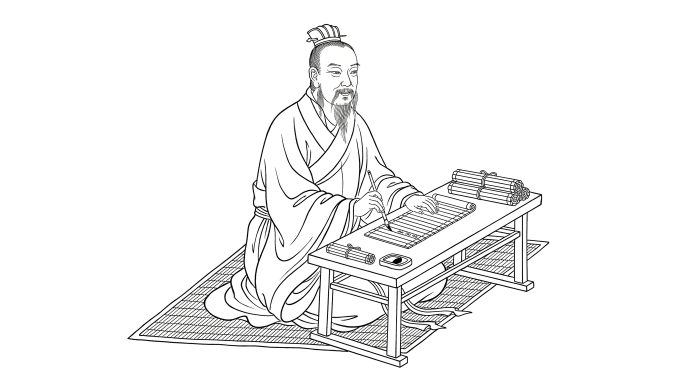
#> input picture xue/assets/portrait/xushen_a.jpg, 1376 x 768 px, found by its file name (shown at 1/2 size)
$ python build_portrait.py ../../../xue/assets/portrait/xushen_a.jpg
#> lines starting #> are read from the running program, lines starting #| are printed output that depends on the picture; after the words box and inside, x2 and y2 are one past the last pixel; in counts of white or black regions, pixels touching at a corner belong together
"""Portrait de Xu Shen (scène 5) → src/portrait.js : encre vectorisée + traits ordonnés pour le tracer à l'animation.
Source : assets/portrait/xushen_a.jpg (白描 généré, portrait imaginé).
- encre : potrace sur l'image agrandie ×2 (un seul tracé, rempli à la fin de chaque image) ;
- traits : squelette de l'encre coupé aux croisements ; chaque tronçon devient une polyligne avec sa largeur,
  qui dévoile l'encre sous elle à mesure qu'elle avance ;
- ordre du peintre : tête (bonnet, visage, barbe) → robe → mains et pinceau → table et lattes → natte,
  et dans chaque zone, de proche en proche (le pinceau part du bout le plus proche de là où il s'est levé).
python3 tools/build_portrait.py [--debug]   (--debug : out/preview/portrait_zones.png, zones en couleurs)"""
import json, sys
import numpy as np, potrace
from PIL import Image, ImageDraw
from scipy import ndimage
from skimage.morphology import skeletonize

SRC = 'assets/portrait/xushen_a.jpg'
UP = 2  # agrandissement avant vectorisation
ZONES = [  # (nom, part du temps, polygones en pixels de l'image recadrée agrandie) — le premier qui contient le milieu du trait l'emporte
    ('tête', 0.22, [[(715, 0), (890, 0), (940, 150), (935, 320), (915, 380), (890, 490), (850, 490), (830, 330), (790, 290), (745, 270), (730, 200)]]),
    ('mains', 0.10, [[(960, 590), (990, 590), (1040, 700), (1065, 835), (1030, 840), (935, 790), (930, 700), (960, 680)],
                     [(1115, 700), (1180, 685), (1260, 700), (1260, 775), (1150, 770), (1115, 745)]]),
    ('table', 0.23, [[(725, 935), (960, 830), (1290, 650), (1300, 590), (1600, 585), (1665, 690), (1665, 730), (1100, 1060), (1080, 1060), (730, 960)],
                     [(770, 960), (840, 960), (835, 1265), (770, 1265)], [(1040, 1040), (1115, 1040), (1120, 1380), (1040, 1380)],
                     [(1550, 760), (1615, 760), (1635, 1070), (1550, 1070)], [(735, 1235), (790, 1225), (1130, 1330), (1130, 1385), (1090, 1385), (735, 1270)],
                     [(1320, 985), (1560, 1030), (1640, 1040), (1640, 1075), (1320, 1010)], [(815, 1035), (830, 1030), (1100, 1085), (1100, 1110), (815, 1065)],
                     [(1100, 1070), (1560, 835), (1580, 860), (1110, 1100)], [(1330, 900), (1580, 820), (1580, 850), (1330, 930)]]),
    ('robe', 0.30, [[(690, 300), (705, 245), (760, 250), (850, 340), (1000, 470), (1100, 625), (1160, 625), (1215, 690), (1100, 720), (1000, 830), (930, 840), (760, 960), (770, 1000),
                     (990, 1040), (1300, 1130), (1380, 1170), (1280, 1230), (1100, 1210), (900, 1220), (700, 1215), (500, 1200), (380, 1150), (390, 1050),
                     (470, 950), (500, 650), (560, 450), (600, 380)]]),
    ('natte', 0.15, None),  # le reste
]
DRAW = ['tête', 'robe', 'mains', 'table', 'natte']  # ordre du tracé


# [5 lines left out: function inside, not called in this run]


def zone_of(x, y):
    for i, (_, _, polys) in enumerate(ZONES):
        if polys is None or any(inside(p, x, y) for p in polys): return i


# [41 lines left out: functions chains, rdp, not called in this run]


def main():
    g = Image.open(SRC).convert('L')
    g = g.resize((g.width * UP, g.height * UP), Image.LANCZOS)
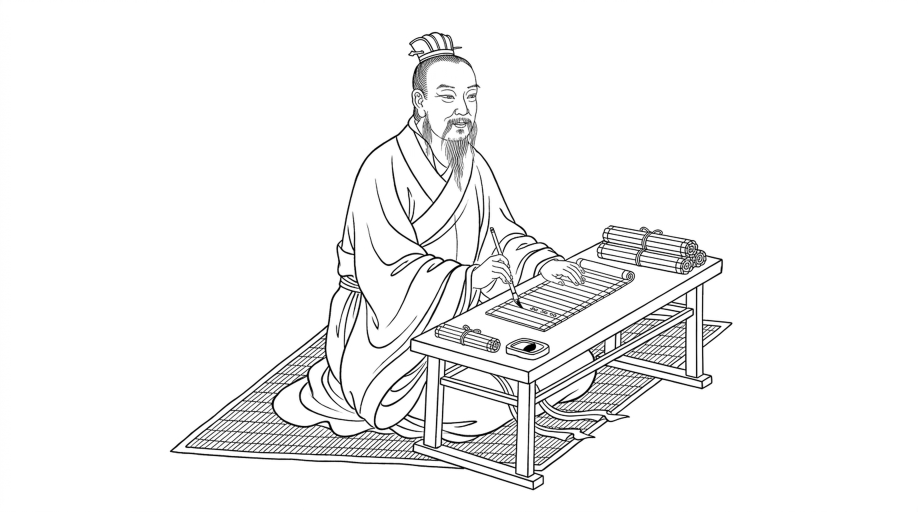
#> g: PIL image 2752x1536 L (shown at 1/3 size); min 0, max 255, mean 243.3
    a = np.array(g).astype(float)
    ink = a < 150
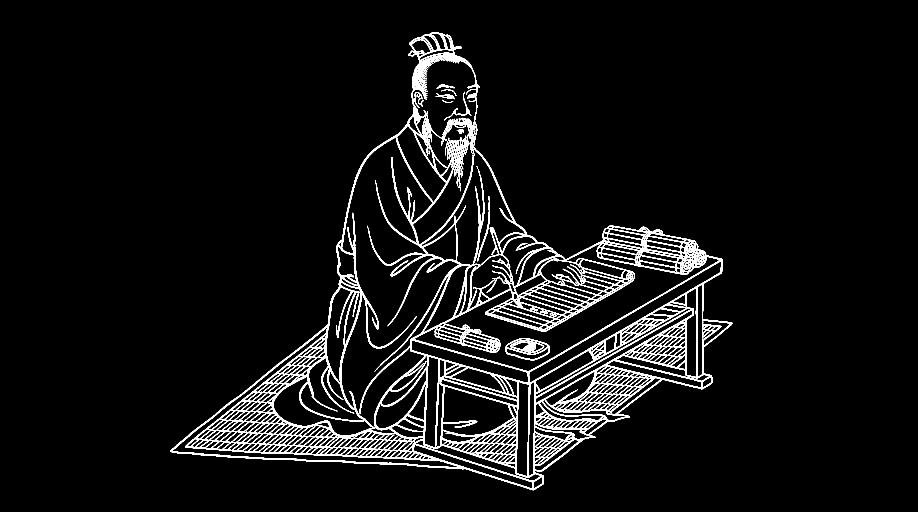
#> ink: shape (1536, 2752) bool (shown at 1/3 size); 5.1% white; 45 white regions (17 under 20 px), largest, box (x1, y1, x2, y2) and area: (510, 96, 2197, 1471) 205369, (1517, 1014, 1649, 1081) 1552, (1531, 1020, 1633, 1059) 1467
    ink = ndimage.binary_opening(ink, np.ones((2, 2)))
#> ink: shape (1536, 2752) bool; 5% white; 104 white regions (55 under 20 px), largest, box (x1, y1, x2, y2) and area: (510, 96, 2197, 1471) 203439, (1517, 1014, 1649, 1081) 1552, (1531, 1020, 1632, 1059) 1466
    lab, n = ndimage.label(ink)
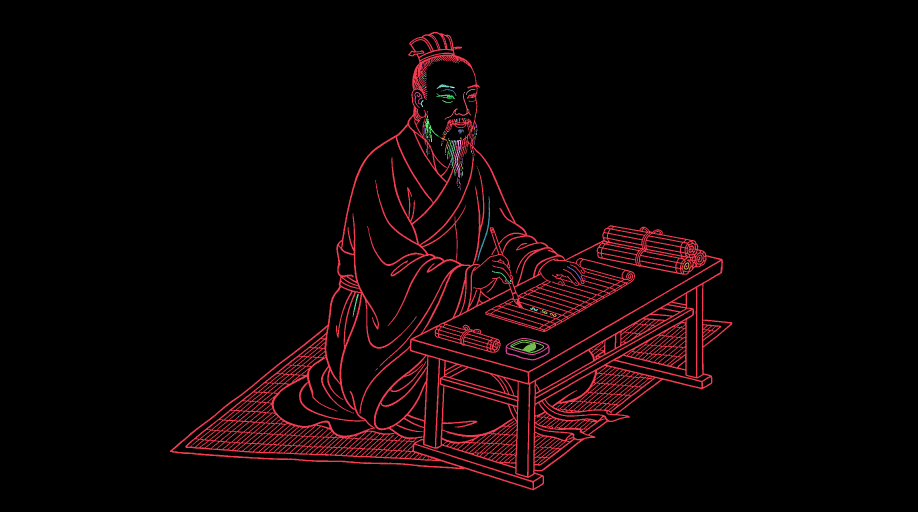
#> lab: shape (1536, 2752) int32 (shown at 1/3 size); 150 distinct labels, from 0 to 149; one colour per label, 0 black
#> n = 149
    sizes = ndimage.sum(ink, lab, range(1, n + 1))
#> sizes = 149 values, max 202559 at index 0, min 4 at index 1, mean 1431.2
    ink = np.isin(lab, 1 + np.nonzero(sizes >= 12)[0])
    ys, xs = np.nonzero(ink)
    m = 8
    x0, y0, x1, y1 = xs.min() - m, ys.min() - m, xs.max() + m, ys.max() + m
#> x0 = 502; y0 = 88; x1 = 2204; y1 = 1478
    ink = ink[y0:y1, x0:x1]
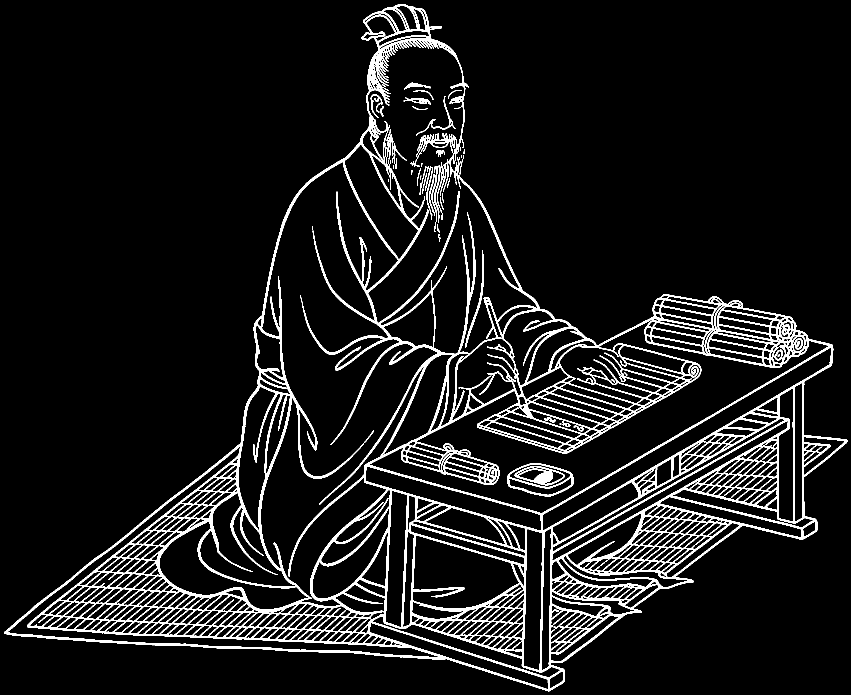
#> ink: shape (1390, 1702) bool (shown at 1/2 size); 9% white; 64 white regions (17 under 20 px), largest, box (x1, y1, x2, y2) and area: (8, 8, 1695, 1383) 203353, (1015, 926, 1147, 993) 1552, (1029, 932, 1130, 971) 1466
    H, W = ink.shape
#> H = 1390; W = 1702

    d = []
    P = lambda p: f'{p.x:.1f} {p.y:.1f}'
    for c in potrace.Bitmap(~ink).trace(turdsize=4, alphamax=1.0, opticurve=True, opttolerance=0.2):
        d.append(f'M{P(c.start_point)}')
        for sg in c.segments:
            d.append(f'L{P(sg.c)}L{P(sg.end_point)}' if sg.is_corner else f'C{P(sg.c1)} {P(sg.c2)} {P(sg.end_point)}')
        d.append('Z')
#> this loop made 0 passes
#> after the loop, d = []

    dist = ndimage.distance_transform_edt(ink)
    skel = skeletonize(ink)
    strokes = []
    for path in chains(skel):
        w = 2 * max(dist[p] for p in path) + 3
        pts = [(x + 0.5, y + 0.5) for y, x in rdp(path, 0.8)]
        if len(pts) == 1: pts = pts * 2
        L = sum(np.hypot(pts[i + 1][0] - pts[i][0], pts[i + 1][1] - pts[i][1]) for i in range(len(pts) - 1))
        mx, my = np.mean([p[0] for p in pts]), np.mean([p[1] for p in pts])
        strokes.append({'pts': pts, 'w': w, 'L': L, 'z': zone_of(mx, my)})

    # ordre du peintre : zones, puis de proche en proche en partant du haut de la zone
    order, t = [], 0.0
    pen = None
    for name in DRAW:
        zi = [z[0] for z in ZONES].index(name); share = ZONES[zi][1]
        todo = [s for s in strokes if s['z'] == zi]
        if not todo: continue
        if pen is None:
            pen = min((p for s in todo for p in (s['pts'][0], s['pts'][-1])), key=lambda p: p[1])
        seq = []
        while todo:
            best, rev, bd = None, False, 1e18
            for s in todo:
                for r, p in ((False, s['pts'][0]), (True, s['pts'][-1])):
                    dd = (p[0] - pen[0]) ** 2 + (p[1] - pen[1]) ** 2
                    if dd < bd: best, rev, bd = s, r, dd
            todo.remove(best)
            if rev: best['pts'] = best['pts'][::-1]
            pen = best['pts'][-1]
            seq.append(best)
        cost = [s['L'] ** 0.75 + 4 for s in seq]
        tot = sum(cost)
        for s, c in zip(seq, cost):
            s['t0'] = t; t += share * c / tot; s['t1'] = t
            order.append(s)
        print(f'{name:6s} {len(seq):5d} traits')
    for s in order: s['t0'] /= t; s['t1'] /= t

    js = {'w': W, 'h': H, 'ink': ''.join(d),
          'strokes': [[round(s['t0'], 5), round(s['t1'], 5), round(s['w'], 1)] + [round(v, 1) for p in s['pts'] for v in p] for s in order]}
    open('src/portrait.js', 'w').write(
        '// Portrait imaginé de Xu Shen (白描), tracé trait par trait dans la scène 5.\n'
        '// Généré par tools/build_portrait.py depuis assets/portrait/xushen_a.jpg — ink : encre vectorisée ;\n'
        '// strokes : [t0, t1, largeur, x, y, x, y…] (t dans [0, 1], ordre du peintre).\n'
        'window.PORTRAIT = ' + json.dumps(js, ensure_ascii=False, separators=(',', ':')) + ';\n')
    print(f'{len(order)} traits, {W}×{H}, encre {len(js["ink"]) // 1024} Ko')

    if '--debug' in sys.argv:
        cols = [(220, 60, 50), (40, 130, 220), (200, 150, 20), (30, 150, 90), (140, 80, 180)]
        im = Image.new('RGB', (W, H), 'white'); dr = ImageDraw.Draw(im)
        for s in order:
            dr.line([tuple(p) for p in s['pts']], fill=cols[s['z']], width=3)
        im.save('out/preview/portrait_zones.png')


if __name__ == '__main__':
    main()
#> (the call stopped at in main, `for c in potrace.Bitmap(~ink).trace(turdsize=4, alphamax=1.0, opticurv..`: potrace is not available in this run)

$ run again, with xue/assets/portrait/xushen_b.jpg copied over xue/assets/portrait/xushen_a.jpg
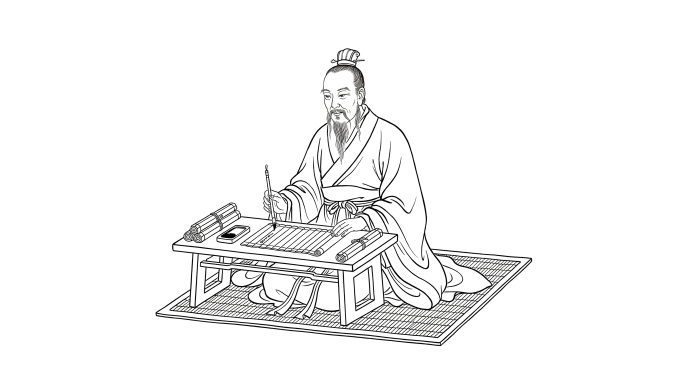
#> input picture xue/assets/portrait/xushen_b.jpg, 1376 x 768 px, found by its file name (shown at 1/2 size)
#> in main, `lab, n = ndimage.label(ink)`:
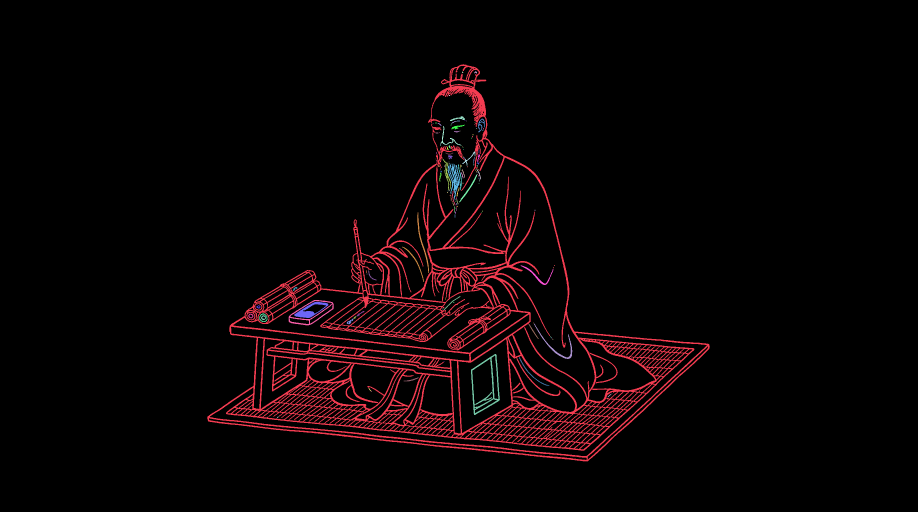
#> lab: shape (1536, 2752) int32 (shown at 1/3 size); 147 distinct labels, from 0 to 146; one colour per label, 0 black
#> n = 146
#> sizes = 146 values, max 169628 at index 0, min 4 at index 6, mean 1273.6
#> x0 = 614; y0 = 185; x1 = 2136; y1 = 1391
#> in main, `ink = ink[y0:y1, x0:x1]`:
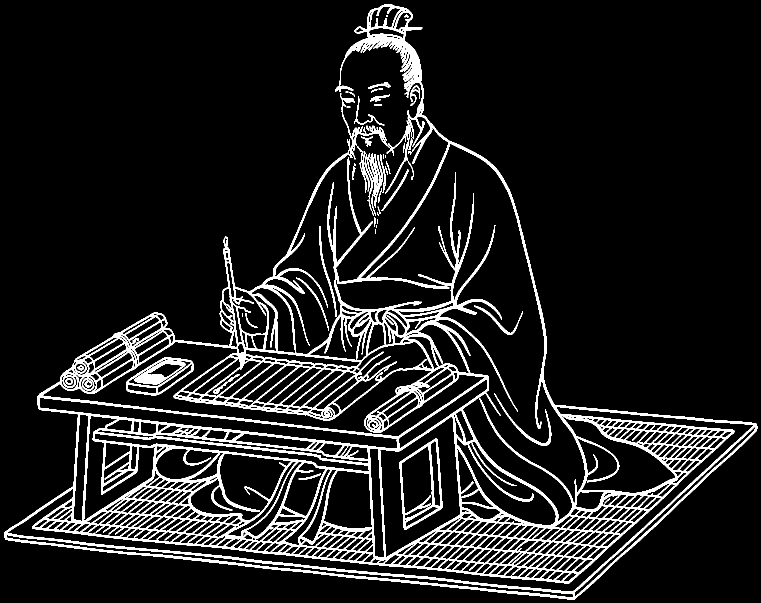
#> ink: shape (1206, 1522) bool (shown at 1/2 size); 10.1% white; 60 white regions (13 under 20 px), largest, box (x1, y1, x2, y2) and area: (8, 8, 1515, 1199) 170323, (799, 877, 886, 1060) 2975, (269, 721, 371, 769) 1701
#> after the loop in main, `for c in potrace.Bitmap(~ink).trace(turdsize=4, alphamax=1.0, opticurv..`: d = []
